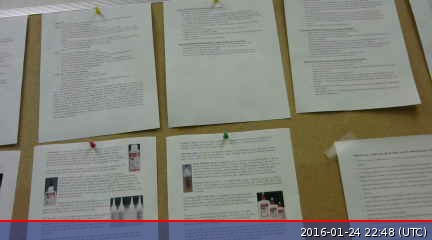
#> input picture image5.jpg, 432 x 240 px
$ python grayscaler.py
#> lines starting #> are read from the running program, lines starting #| are printed output that depends on the picture
from PIL import Image
img = Image.open('image5.jpg').convert('L')
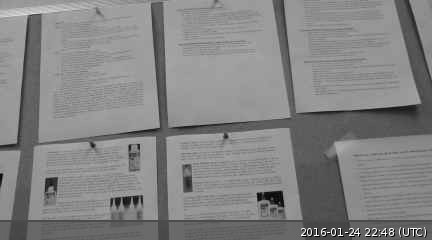
#> img: PIL image 432x240 L; min 0, max 255, mean 131.2
img.save('greyscale5.jpg')

$ run again, with image4.jpg copied over image5.jpg
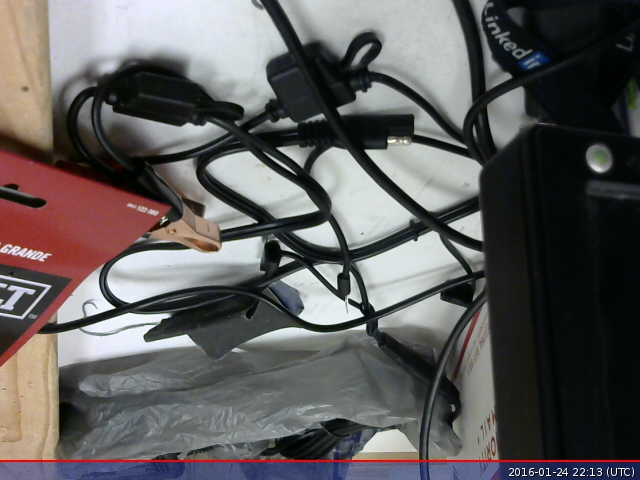
#> input picture image4.jpg, 640 x 480 px
#> `img = Image.open('image5.jpg').convert('L')`:
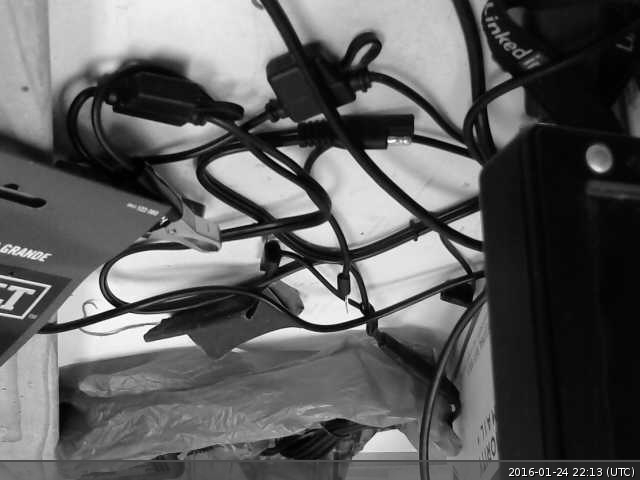
#> img: PIL image 640x480 L; min 0, max 255, mean 93.3

$ run again, with image.jpg copied over image5.jpg
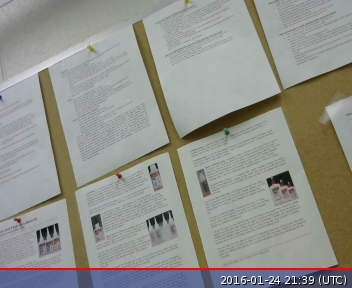
#> input picture image.jpg, 352 x 288 px
#> `img = Image.open('image5.jpg').convert('L')`:
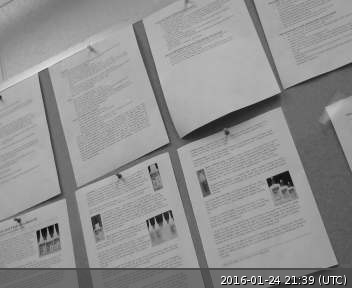
#> img: PIL image 352x288 L; min 0, max 255, mean 145
